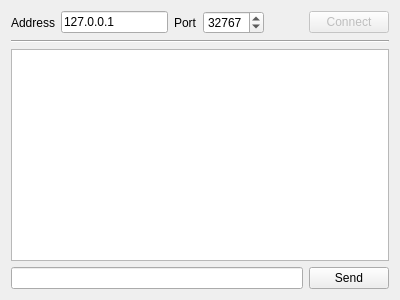
<?xml version="1.0" encoding="UTF-8"?>
<ui version="4.0">
 <class>Client</class>
 <widget class="QMainWindow" name="Client">
  <property name="geometry">
   <rect>
    <x>0</x>
    <y>0</y>
    <width>400</width>
    <height>300</height>
   </rect>
  </property>
  <property name="windowTitle">
   <string>QSslChat Client</string>
  </property>
  <widget class="QWidget" name="centralWidget">
   <layout class="QVBoxLayout" name="verticalLayout">
    <item>
     <layout class="QHBoxLayout" name="horizontalLayout">
      <item>
       <widget class="QLabel" name="addressLabel">
        <property name="text">
         <string>Address</string>
        </property>
       </widget>
      </item>
      <item>
       <widget class="QLineEdit" name="addressLineEdit">
        <property name="text">
         <string>127.0.0.1</string>
        </property>
       </widget>
      </item>
      <item>
       <widget class="QLabel" name="portLabel">
        <property name="text">
         <string>Port</string>
        </property>
       </widget>
      </item>
      <item>
       <widget class="QSpinBox" name="portSpinBox">
        <property name="minimum">
         <number>1024</number>
        </property>
        <property name="maximum">
         <number>65535</number>
        </property>
        <property name="value">
         <number>32767</number>
        </property>
       </widget>
      </item>
      <item>
       <spacer name="horizontalSpacer">
        <property name="orientation">
         <enum>Qt::Horizontal</enum>
        </property>
        <property name="sizeHint" stdset="0">
         <size>
          <width>40</width>
          <height>20</height>
         </size>
        </property>
       </spacer>
      </item>
      <item>
       <widget class="QPushButton" name="connectDisconnectButton">
        <property name="enabled">
         <bool>false</bool>
        </property>
        <property name="text">
         <string>Connect</string>
        </property>
       </widget>
      </item>
     </layout>
    </item>
    <item>
     <widget class="Line" name="line">
      <property name="orientation">
       <enum>Qt::Horizontal</enum>
      </property>
     </widget>
    </item>
    <item>
     <widget class="QTextEdit" name="chatDisplayTextEdit"/>
    </item>
    <item>
     <layout class="QHBoxLayout" name="horizontalLayout_2">
      <item>
       <widget class="QLineEdit" name="inputLineEdit"/>
      </item>
      <item>
       <widget class="QPushButton" name="sendButton">
        <property name="text">
         <string>Send</string>
        </property>
       </widget>
      </item>
     </layout>
    </item>
   </layout>
  </widget>
 </widget>
 <layoutdefault spacing="6" margin="11"/>
 <resources/>
 <connections/>
</ui>
